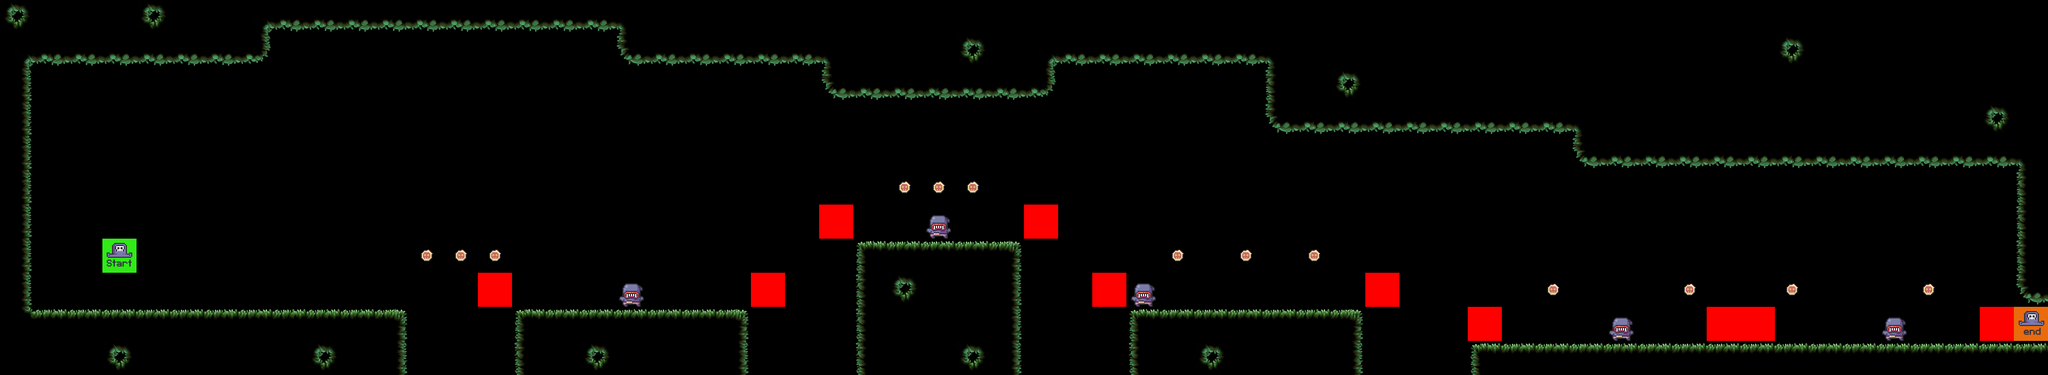

A 2D game scene composited from a Tiled map and its tileset images. What follows is a short description and the map's XML, with every tile layer's data as written:
An orthogonal 60x11 tile map with 64x64 px tiles, 5 tile layers (terrain, coins, enemies, constraints, ...), 4 tilesets.

<map version="1.8" tiledversion="1.8.4" orientation="orthogonal" renderorder="right-down" width="60" height="11" tilewidth="64" tileheight="64" infinite="0" nextlayerid="6" nextobjectid="1">
 <tileset firstgid="1" source="../tilesets/terrain.tsx" />
 <tileset firstgid="50" source="../tilesets/coins.tsx" />
 <tileset firstgid="52" source="../tilesets/enemy_tile.tsx" />
 <tileset firstgid="54" source="../tilesets/player_tiles.tsx" />
 <layer id="1" name="terrain" width="60" height="11">
  <data encoding="csv">
43,9,9,9,43,9,9,5,16,16,16,16,16,16,16,16,16,16,6,9,9,9,9,9,9,9,9,9,9,9,9,9,9,9,9,9,9,9,9,9,9,9,9,9,9,9,9,9,9,9,9,9,9,9,9,9,9,9,9,9,
5,16,16,16,16,16,16,17,0,0,0,0,0,0,0,0,0,0,15,16,16,16,16,16,6,9,9,9,43,9,5,16,16,16,16,16,16,6,9,9,9,9,9,9,9,9,9,9,9,9,9,9,43,9,9,9,9,9,9,9,
10,0,0,0,0,0,0,0,0,0,0,0,0,0,0,0,0,0,0,0,0,0,0,0,15,16,16,16,16,16,17,0,0,0,0,0,0,8,9,43,9,9,9,9,9,9,9,9,9,9,9,9,9,9,9,9,9,9,9,9,
10,0,0,0,0,0,0,0,0,0,0,0,0,0,0,0,0,0,0,0,0,0,0,0,0,0,0,0,0,0,0,0,0,0,0,0,0,15,16,16,16,16,16,16,16,16,6,9,9,9,9,9,9,9,9,9,9,9,43,9,
10,0,0,0,0,0,0,0,0,0,0,0,0,0,0,0,0,0,0,0,0,0,0,0,0,0,0,0,0,0,0,0,0,0,0,0,0,0,0,0,0,0,0,0,0,0,15,16,16,16,16,16,16,16,16,16,16,16,16,6,
10,0,0,0,0,0,0,0,0,0,0,0,0,0,0,0,0,0,0,0,0,0,0,0,0,0,0,0,0,0,0,0,0,0,0,0,0,0,0,0,0,0,0,0,0,0,0,0,0,0,0,0,0,0,0,0,0,0,0,8,
10,0,0,0,0,0,0,0,0,0,0,0,0,0,0,0,0,0,0,0,0,0,0,0,0,0,0,0,0,0,0,0,0,0,0,0,0,0,0,0,0,0,0,0,0,0,0,0,0,0,0,0,0,0,0,0,0,0,0,8,
10,0,0,0,0,0,0,0,0,0,0,0,0,0,0,0,0,0,0,0,0,0,0,0,0,1,2,2,2,3,0,0,0,0,0,0,0,0,0,0,0,0,0,0,0,0,0,0,0,0,0,0,0,0,0,0,0,0,0,8,
10,0,0,0,0,0,0,0,0,0,0,0,0,0,0,0,0,0,0,0,0,0,0,0,0,8,43,9,9,10,0,0,0,0,0,0,0,0,0,0,0,0,0,0,0,0,0,0,0,0,0,0,0,0,0,0,0,0,0,15,
12,2,2,2,2,2,2,2,2,2,2,3,0,0,0,1,2,2,2,2,2,3,0,0,0,8,9,9,9,10,0,0,0,1,2,2,2,2,2,3,0,0,0,0,0,0,0,0,0,0,0,0,0,0,0,0,0,0,0,0,
9,9,9,43,9,9,9,9,9,43,9,10,0,0,0,8,9,43,9,9,9,10,0,0,0,8,9,9,43,10,0,0,0,8,9,43,9,9,9,10,0,0,0,1,2,2,2,2,2,2,2,2,2,2,2,2,2,2,2,2
</data>
 </layer>
 <layer id="5" name="coins" width="60" height="11">
  <data encoding="csv">
0,0,0,0,0,0,0,0,0,0,0,0,0,0,0,0,0,0,0,0,0,0,0,0,0,0,0,0,0,0,0,0,0,0,0,0,0,0,0,0,0,0,0,0,0,0,0,0,0,0,0,0,0,0,0,0,0,0,0,0,
0,0,0,0,0,0,0,0,0,0,0,0,0,0,0,0,0,0,0,0,0,0,0,0,0,0,0,0,0,0,0,0,0,0,0,0,0,0,0,0,0,0,0,0,0,0,0,0,0,0,0,0,0,0,0,0,0,0,0,0,
0,0,0,0,0,0,0,0,0,0,0,0,0,0,0,0,0,0,0,0,0,0,0,0,0,0,0,0,0,0,0,0,0,0,0,0,0,0,0,0,0,0,0,0,0,0,0,0,0,0,0,0,0,0,0,0,0,0,0,0,
0,0,0,0,0,0,0,0,0,0,0,0,0,0,0,0,0,0,0,0,0,0,0,0,0,0,0,0,0,0,0,0,0,0,0,0,0,0,0,0,0,0,0,0,0,0,0,0,0,0,0,0,0,0,0,0,0,0,0,0,
0,0,0,0,0,0,0,0,0,0,0,0,0,0,0,0,0,0,0,0,0,0,0,0,0,0,0,0,0,0,0,0,0,0,0,0,0,0,0,0,0,0,0,0,0,0,0,0,0,0,0,0,0,0,0,0,0,0,0,0,
0,0,0,0,0,0,0,0,0,0,0,0,0,0,0,0,0,0,0,0,0,0,0,0,0,0,50,50,50,0,0,0,0,0,0,0,0,0,0,0,0,0,0,0,0,0,0,0,0,0,0,0,0,0,0,0,0,0,0,0,
0,0,0,0,0,0,0,0,0,0,0,0,0,0,0,0,0,0,0,0,0,0,0,0,0,0,0,0,0,0,0,0,0,0,0,0,0,0,0,0,0,0,0,0,0,0,0,0,0,0,0,0,0,0,0,0,0,0,0,0,
0,0,0,0,0,0,0,0,0,0,0,0,50,50,50,0,0,0,0,0,0,0,0,0,0,0,0,0,0,0,0,0,0,0,50,0,50,0,50,0,0,0,0,0,0,0,0,0,0,0,0,0,0,0,0,0,0,0,0,0,
0,0,0,0,0,0,0,0,0,0,0,0,0,0,0,0,0,0,0,0,0,0,0,0,0,0,0,0,0,0,0,0,0,0,0,0,0,0,0,0,0,0,0,0,0,50,0,0,0,50,0,0,50,0,0,0,50,0,0,0,
0,0,0,0,0,0,0,0,0,0,0,0,0,0,0,0,0,0,0,0,0,0,0,0,0,0,0,0,0,0,0,0,0,0,0,0,0,0,0,0,0,0,0,0,0,0,0,0,0,0,0,0,0,0,0,0,0,0,0,0,
0,0,0,0,0,0,0,0,0,0,0,0,0,0,0,0,0,0,0,0,0,0,0,0,0,0,0,0,0,0,0,0,0,0,0,0,0,0,0,0,0,0,0,0,0,0,0,0,0,0,0,0,0,0,0,0,0,0,0,0
</data>
 </layer>
 <layer id="4" name="enemies" width="60" height="11">
  <data encoding="csv">
0,0,0,0,0,0,0,0,0,0,0,0,0,0,0,0,0,0,0,0,0,0,0,0,0,0,0,0,0,0,0,0,0,0,0,0,0,0,0,0,0,0,0,0,0,0,0,0,0,0,0,0,0,0,0,0,0,0,0,0,
0,0,0,0,0,0,0,0,0,0,0,0,0,0,0,0,0,0,0,0,0,0,0,0,0,0,0,0,0,0,0,0,0,0,0,0,0,0,0,0,0,0,0,0,0,0,0,0,0,0,0,0,0,0,0,0,0,0,0,0,
0,0,0,0,0,0,0,0,0,0,0,0,0,0,0,0,0,0,0,0,0,0,0,0,0,0,0,0,0,0,0,0,0,0,0,0,0,0,0,0,0,0,0,0,0,0,0,0,0,0,0,0,0,0,0,0,0,0,0,0,
0,0,0,0,0,0,0,0,0,0,0,0,0,0,0,0,0,0,0,0,0,0,0,0,0,0,0,0,0,0,0,0,0,0,0,0,0,0,0,0,0,0,0,0,0,0,0,0,0,0,0,0,0,0,0,0,0,0,0,0,
0,0,0,0,0,0,0,0,0,0,0,0,0,0,0,0,0,0,0,0,0,0,0,0,0,0,0,0,0,0,0,0,0,0,0,0,0,0,0,0,0,0,0,0,0,0,0,0,0,0,0,0,0,0,0,0,0,0,0,0,
0,0,0,0,0,0,0,0,0,0,0,0,0,0,0,0,0,0,0,0,0,0,0,0,0,0,0,0,0,0,0,0,0,0,0,0,0,0,0,0,0,0,0,0,0,0,0,0,0,0,0,0,0,0,0,0,0,0,0,0,
0,0,0,0,0,0,0,0,0,0,0,0,0,0,0,0,0,0,0,0,0,0,0,0,0,0,0,52,0,0,0,0,0,0,0,0,0,0,0,0,0,0,0,0,0,0,0,0,0,0,0,0,0,0,0,0,0,0,0,0,
0,0,0,0,0,0,0,0,0,0,0,0,0,0,0,0,0,0,0,0,0,0,0,0,0,0,0,0,0,0,0,0,0,0,0,0,0,0,0,0,0,0,0,0,0,0,0,0,0,0,0,0,0,0,0,0,0,0,0,0,
0,0,0,0,0,0,0,0,0,0,0,0,0,0,0,0,0,0,52,0,0,0,0,0,0,0,0,0,0,0,0,0,0,52,0,0,0,0,0,0,0,0,0,0,0,0,0,0,0,0,0,0,0,0,0,0,0,0,0,0,
0,0,0,0,0,0,0,0,0,0,0,0,0,0,0,0,0,0,0,0,0,0,0,0,0,0,0,0,0,0,0,0,0,0,0,0,0,0,0,0,0,0,0,0,0,0,0,52,0,0,0,0,0,0,0,52,0,0,0,0,
0,0,0,0,0,0,0,0,0,0,0,0,0,0,0,0,0,0,0,0,0,0,0,0,0,0,0,0,0,0,0,0,0,0,0,0,0,0,0,0,0,0,0,0,0,0,0,0,0,0,0,0,0,0,0,0,0,0,0,0
</data>
 </layer>
 <layer id="3" name="constraints" width="60" height="11">
  <data encoding="csv">
0,0,0,0,0,0,0,0,0,0,0,0,0,0,0,0,0,0,0,0,0,0,0,0,0,0,0,0,0,0,0,0,0,0,0,0,0,0,0,0,0,0,0,0,0,0,0,0,0,0,0,0,0,0,0,0,0,0,0,0,
0,0,0,0,0,0,0,0,0,0,0,0,0,0,0,0,0,0,0,0,0,0,0,0,0,0,0,0,0,0,0,0,0,0,0,0,0,0,0,0,0,0,0,0,0,0,0,0,0,0,0,0,0,0,0,0,0,0,0,0,
0,0,0,0,0,0,0,0,0,0,0,0,0,0,0,0,0,0,0,0,0,0,0,0,0,0,0,0,0,0,0,0,0,0,0,0,0,0,0,0,0,0,0,0,0,0,0,0,0,0,0,0,0,0,0,0,0,0,0,0,
0,0,0,0,0,0,0,0,0,0,0,0,0,0,0,0,0,0,0,0,0,0,0,0,0,0,0,0,0,0,0,0,0,0,0,0,0,0,0,0,0,0,0,0,0,0,0,0,0,0,0,0,0,0,0,0,0,0,0,0,
0,0,0,0,0,0,0,0,0,0,0,0,0,0,0,0,0,0,0,0,0,0,0,0,0,0,0,0,0,0,0,0,0,0,0,0,0,0,0,0,0,0,0,0,0,0,0,0,0,0,0,0,0,0,0,0,0,0,0,0,
0,0,0,0,0,0,0,0,0,0,0,0,0,0,0,0,0,0,0,0,0,0,0,0,0,0,0,0,0,0,0,0,0,0,0,0,0,0,0,0,0,0,0,0,0,0,0,0,0,0,0,0,0,0,0,0,0,0,0,0,
0,0,0,0,0,0,0,0,0,0,0,0,0,0,0,0,0,0,0,0,0,0,0,0,53,0,0,0,0,0,53,0,0,0,0,0,0,0,0,0,0,0,0,0,0,0,0,0,0,0,0,0,0,0,0,0,0,0,0,0,
0,0,0,0,0,0,0,0,0,0,0,0,0,0,0,0,0,0,0,0,0,0,0,0,0,0,0,0,0,0,0,0,0,0,0,0,0,0,0,0,0,0,0,0,0,0,0,0,0,0,0,0,0,0,0,0,0,0,0,0,
0,0,0,0,0,0,0,0,0,0,0,0,0,0,53,0,0,0,0,0,0,0,53,0,0,0,0,0,0,0,0,0,53,0,0,0,0,0,0,0,53,0,0,0,0,0,0,0,0,0,0,0,0,0,0,0,0,0,0,0,
0,0,0,0,0,0,0,0,0,0,0,0,0,0,0,0,0,0,0,0,0,0,0,0,0,0,0,0,0,0,0,0,0,0,0,0,0,0,0,0,0,0,0,53,0,0,0,0,0,0,53,53,0,0,0,0,0,0,53,0,
0,0,0,0,0,0,0,0,0,0,0,0,0,0,0,0,0,0,0,0,0,0,0,0,0,0,0,0,0,0,0,0,0,0,0,0,0,0,0,0,0,0,0,0,0,0,0,0,0,0,0,0,0,0,0,0,0,0,0,0
</data>
 </layer>
 <layer id="2" name="player" width="60" height="11">
  <data encoding="csv">
0,0,0,0,0,0,0,0,0,0,0,0,0,0,0,0,0,0,0,0,0,0,0,0,0,0,0,0,0,0,0,0,0,0,0,0,0,0,0,0,0,0,0,0,0,0,0,0,0,0,0,0,0,0,0,0,0,0,0,0,
0,0,0,0,0,0,0,0,0,0,0,0,0,0,0,0,0,0,0,0,0,0,0,0,0,0,0,0,0,0,0,0,0,0,0,0,0,0,0,0,0,0,0,0,0,0,0,0,0,0,0,0,0,0,0,0,0,0,0,0,
0,0,0,0,0,0,0,0,0,0,0,0,0,0,0,0,0,0,0,0,0,0,0,0,0,0,0,0,0,0,0,0,0,0,0,0,0,0,0,0,0,0,0,0,0,0,0,0,0,0,0,0,0,0,0,0,0,0,0,0,
0,0,0,0,0,0,0,0,0,0,0,0,0,0,0,0,0,0,0,0,0,0,0,0,0,0,0,0,0,0,0,0,0,0,0,0,0,0,0,0,0,0,0,0,0,0,0,0,0,0,0,0,0,0,0,0,0,0,0,0,
0,0,0,0,0,0,0,0,0,0,0,0,0,0,0,0,0,0,0,0,0,0,0,0,0,0,0,0,0,0,0,0,0,0,0,0,0,0,0,0,0,0,0,0,0,0,0,0,0,0,0,0,0,0,0,0,0,0,0,0,
0,0,0,0,0,0,0,0,0,0,0,0,0,0,0,0,0,0,0,0,0,0,0,0,0,0,0,0,0,0,0,0,0,0,0,0,0,0,0,0,0,0,0,0,0,0,0,0,0,0,0,0,0,0,0,0,0,0,0,0,
0,0,0,0,0,0,0,0,0,0,0,0,0,0,0,0,0,0,0,0,0,0,0,0,0,0,0,0,0,0,0,0,0,0,0,0,0,0,0,0,0,0,0,0,0,0,0,0,0,0,0,0,0,0,0,0,0,0,0,0,
0,0,0,54,0,0,0,0,0,0,0,0,0,0,0,0,0,0,0,0,0,0,0,0,0,0,0,0,0,0,0,0,0,0,0,0,0,0,0,0,0,0,0,0,0,0,0,0,0,0,0,0,0,0,0,0,0,0,0,0,
0,0,0,0,0,0,0,0,0,0,0,0,0,0,0,0,0,0,0,0,0,0,0,0,0,0,0,0,0,0,0,0,0,0,0,0,0,0,0,0,0,0,0,0,0,0,0,0,0,0,0,0,0,0,0,0,0,0,0,0,
0,0,0,0,0,0,0,0,0,0,0,0,0,0,0,0,0,0,0,0,0,0,0,0,0,0,0,0,0,0,0,0,0,0,0,0,0,0,0,0,0,0,0,0,0,0,0,0,0,0,0,0,0,0,0,0,0,0,0,55,
0,0,0,0,0,0,0,0,0,0,0,0,0,0,0,0,0,0,0,0,0,0,0,0,0,0,0,0,0,0,0,0,0,0,0,0,0,0,0,0,0,0,0,0,0,0,0,0,0,0,0,0,0,0,0,0,0,0,0,0
</data>
 </layer>
</map>
